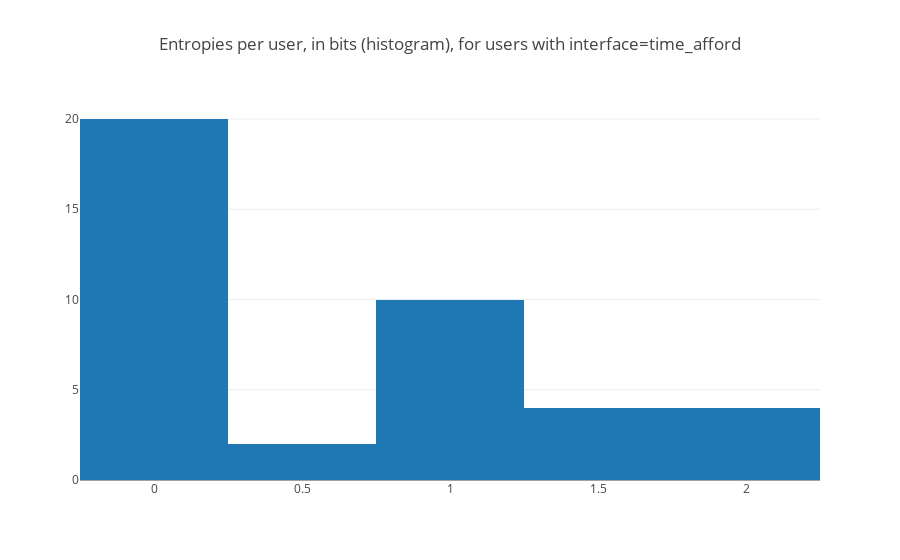

Source (notebook cell):
### Code cell
#print(np.mean(entropies))
#print(np.sum(entropies))
entropies = get_entropies_for_user_list(difficulty_interface_to_users['time_afford'])
print('mean entropy per user', np.mean(entropies))
print('median entropy per user', np.median(entropies))
plothist(entropies, 'Entropies per user, in bits (histogram), for users with interface=time_afford')

### Figure 1 — Plotly figure (JSON) as saved in the notebook; plotly's stock layout.template omitted (floating-point values rounded to 4 significant figures)
{"data": [{"type": "histogram", "uid": "e5247265-9ced-40d7-adc5-8ba3976d3806", "x": [1.121, 0, 0.08354, 1.496, 0, 0, 0.8113, 0.9698, 2, 0.2473, 1.461, 0.4138, 0, 0.9763, 0, 0, 1, 0.8113, 0.971, 0.5499, 0.9183, 0, 0.8113, 1.823, 1.371, 0, 0, 1.379, 0, 0, 1.753, 1.863, 0, 0, 0, 0, 1, 0, 0, 0]}], "layout": {"title": {"text": "Entropies per user, in bits (histogram), for users with interface=time_afford"}}}
